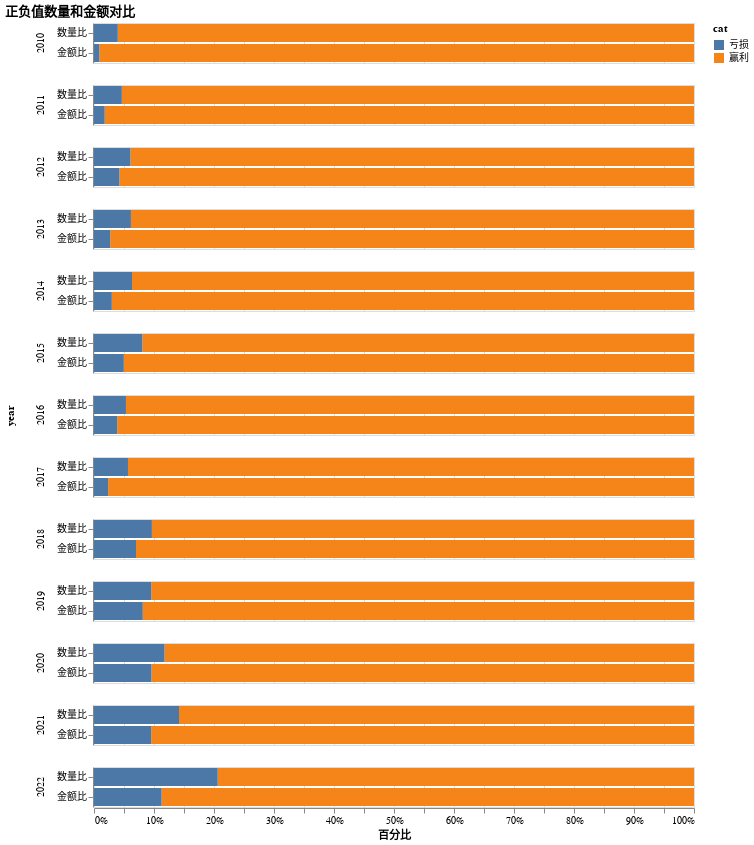

Notebook source saved alongside this figure:
### Markdown cell above
- 2020年对上交所打击比较大。
- 但第二年2021年，上交所又迎来狂欢。

### Code cell
profit.plot_neg_pos_compare(profit.namedf)

### Figure 1 — Vega-Lite specification as saved in the notebook (floating-point values rounded to 4 significant figures)
{"config": {"view": {"continuousWidth": 300, "continuousHeight": 300}}, "data": {"name": "data-f6ee22ef3692a50e272bcab820d9a6aa"}, "mark": {"type": "bar"}, "encoding": {"color": {"field": "cat", "type": "nominal"}, "row": {"field": "year", "type": "nominal"}, "x": {"axis": {"title": "百分比"}, "field": "profit", "stack": "normalize", "type": "quantitative"}, "y": {"axis": {"title": null}, "field": "typ", "type": "ordinal"}}, "title": "正负值数量和金额对比", "width": 600, "$schema": "https://vega.github.io/schema/vega-lite/v5.8.0.json", "datasets": {"data-f6ee22ef3692a50e272bcab820d9a6aa": [{"year": "2010", "profit": 2519.0, "cat": "赢利", "typ": "数量比"}, {"year": "2011", "profit": 3020.0, "cat": "赢利", "typ": "数量比"}, {"year": "2012", "profit": 3309.0, "cat": "赢利", "typ": "数量比"}, {"year": "2013", "profit": 3721.0, "cat": "赢利", "typ": "数量比"}, {"year": "2014", "profit": 3931.0, "cat": "赢利", "typ": "数量比"}, {"year": "2015", "profit": 3924.0, "cat": "赢利", "typ": "数量比"}, {"year": "2016", "profit": 4301.0, "cat": "赢利", "typ": "数量比"}, {"year": "2017", "profit": 4596.0, "cat": "赢利", "typ": "数量比"}, {"year": "2018", "profit": 4569.0, "cat": "赢利", "typ": "数量比"}, {"year": "2019", "profit": 4577.0, "cat": "赢利", "typ": "数量比"}, {"year": "2020", "profit": 4465.0, "cat": "赢利", "typ": "数量比"}, {"year": "2021", "profit": 4343.0, "cat": "赢利", "typ": "数量比"}, {"year": "2022", "profit": 4012.0, "cat": "赢利", "typ": "数量比"}, {"year": "2010", "profit": 104.0, "cat": "亏损", "typ": "数量比"}, {"year": "2011", "profit": 147.0, "cat": "亏损", "typ": "数量比"}, {"year": "2012", "profit": 214.0, "cat": "亏损", "typ": "数量比"}, {"year": "2013", "profit": 244.0, "cat": "亏损", "typ": "数量比"}, {"year": "2014", "profit": 266.0, "cat": "亏损", "typ": "数量比"}, {"year": "2015", "profit": 344.0, "cat": "亏损", "typ": "数量比"}, {"year": "2016", "profit": 242.0, "cat": "亏损", "typ": "数量比"}, {"year": "2017", "profit": 276.0, "cat": "亏损", "typ": "数量比"}, {"year": "2018", "profit": 488.0, "cat": "亏损", "typ": "数量比"}, {"year": "2019", "profit": 483.0, "cat": "亏损", "typ": "数量比"}, {"year": "2020", "profit": 595.0, "cat": "亏损", "typ": "数量比"}, {"year": "2021", "profit": 717.0, "cat": "亏损", "typ": "数量比"}, {"year": "2022", "profit": 1042.0, "cat": "亏损", "typ": "数量比"}, {"year": "2010", "profit": 1862000000000.0, "cat": "赢利", "typ": "金额比"}, {"year": "2011", "profit": 2295000000000.0, "cat": "赢利", "typ": "金额比"}, {"year": "2012", "profit": 2271000000000.0, "cat": "赢利", "typ": "金额比"}, {"year": "2013", "profit": 2580000000000.0, "cat": "赢利", "typ": "金额比"}, {"year": "2014", "profit": 2846000000000.0, "cat": "赢利", "typ": "金额比"}, {"year": "2015", "profit": 3044000000000.0, "cat": "赢利", "typ": "金额比"}, {"year": "2016", "profit": 3203000000000.0, "cat": "赢利", "typ": "金额比"}, {"year": "2017", "profit": 3802000000000.0, "cat": "赢利", "typ": "金额比"}, {"year": "2018", "profit": 4258000000000.0, "cat": "赢利", "typ": "金额比"}, {"year": "2019", "profit": 4641000000000.0, "cat": "赢利", "typ": "金额比"}, {"year": "2020", "profit": 4830000000000.0, "cat": "赢利", "typ": "金额比"}, {"year": "2021", "profit": 5747000000000.0, "cat": "赢利", "typ": "金额比"}, {"year": "2022", "profit": 5941000000000.0, "cat": "赢利", "typ": "金额比"}, {"year": "2010", "profit": 16770000000.0, "cat": "亏损", "typ": "金额比"}, {"year": "2011", "profit": 41660000000.0, "cat": "亏损", "typ": "金额比"}, {"year": "2012", "profit": 100600000000.0, "cat": "亏损", "typ": "金额比"}, {"year": "2013", "profit": 71490000000.0, "cat": "亏损", "typ": "金额比"}, {"year": "2014", "profit": 87100000000.0, "cat": "亏损", "typ": "金额比"}, {"year": "2015", "profit": 159300000000.0, "cat": "亏损", "typ": "金额比"}, {"year": "2016", "profit": 128900000000.0, "cat": "亏损", "typ": "金额比"}, {"year": "2017", "profit": 91730000000.0, "cat": "亏损", "typ": "金额比"}, {"year": "2018", "profit": 320600000000.0, "cat": "亏损", "typ": "金额比"}, {"year": "2019", "profit": 410600000000.0, "cat": "亏损", "typ": "金额比"}, {"year": "2020", "profit": 511800000000.0, "cat": "亏损", "typ": "金额比"}, {"year": "2021", "profit": 605500000000.0, "cat": "亏损", "typ": "金额比"}, {"year": "2022", "profit": 754600000000.0, "cat": "亏损", "typ": "金额比"}]}}
